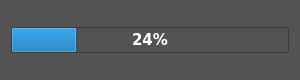
<?xml version="1.0" encoding="UTF-8"?>
<ui version="4.0">
 <class>Form_progress</class>
 <widget class="QWidget" name="Form_progress">
  <property name="geometry">
   <rect>
    <x>0</x>
    <y>0</y>
    <width>300</width>
    <height>80</height>
   </rect>
  </property>
  <property name="minimumSize">
   <size>
    <width>300</width>
    <height>80</height>
   </size>
  </property>
  <property name="maximumSize">
   <size>
    <width>300</width>
    <height>80</height>
   </size>
  </property>
  <property name="windowTitle">
   <string>Progress</string>
  </property>
  <property name="windowIcon">
   <iconset>
    <normaloff>Icons/ppd_enhanced_colors_supreme-removebg-preview.png</normaloff>Icons/ppd_enhanced_colors_supreme-removebg-preview.png</iconset>
  </property>
  <property name="styleSheet">
   <string notr="true">background-color: rgb(83, 83, 83);</string>
  </property>
  <layout class="QVBoxLayout" name="verticalLayout">
   <item>
    <widget class="QProgressBar" name="progressBar">
     <property name="font">
      <font>
       <family>Verdana</family>
       <pointsize>11</pointsize>
       <weight>75</weight>
       <bold>true</bold>
      </font>
     </property>
     <property name="styleSheet">
      <string notr="true">color: rgb(255, 255, 255);</string>
     </property>
     <property name="value">
      <number>24</number>
     </property>
    </widget>
   </item>
  </layout>
 </widget>
 <resources/>
 <connections/>
</ui>
